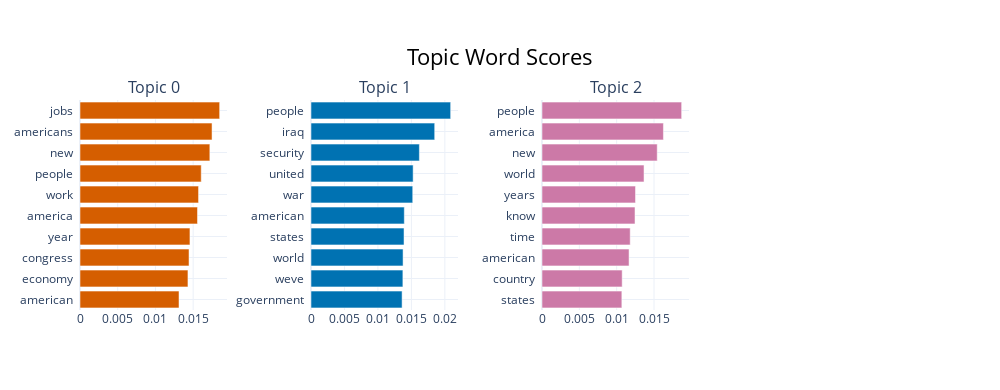

The notebook cell saved with this chart:
### Code cell
topic_model.visualize_barchart(n_words=10, height=300)

### Figure 1 — Plotly figure (JSON) as saved in the notebook; plotly's stock layout.template omitted (floating-point values rounded to 4 significant figures)
{"data": [{"marker": {"color": "#D55E00"}, "orientation": "h", "type": "bar", "x": [0.01312, 0.01431, 0.01445, 0.01457, 0.01557, 0.01571, 0.01607, 0.01721, 0.0175, 0.01851], "xaxis": "x", "y": ["american  ", "economy  ", "congress  ", "year  ", "america  ", "work  ", "people  ", "new  ", "americans  ", "jobs  "], "yaxis": "y"}, {"marker": {"color": "#0072B2"}, "orientation": "h", "type": "bar", "x": [0.01361, 0.01373, 0.01376, 0.0139, 0.01394, 0.0152, 0.01526, 0.01619, 0.01848, 0.02086], "xaxis": "x2", "y": ["government  ", "weve  ", "world  ", "states  ", "american  ", "war  ", "united  ", "security  ", "iraq  ", "people  "], "yaxis": "y2"}, {"marker": {"color": "#CC79A7"}, "orientation": "h", "type": "bar", "x": [0.01069, 0.01074, 0.01166, 0.01181, 0.01246, 0.01252, 0.01366, 0.01543, 0.01626, 0.0187], "xaxis": "x3", "y": ["states  ", "country  ", "american  ", "time  ", "know  ", "years  ", "world  ", "new  ", "america  ", "people  "], "yaxis": "y3"}], "layout": {"annotations": [{"font": {"size": 16}, "showarrow": false, "text": "Topic 0", "x": 0.0875, "xanchor": "center", "xref": "paper", "y": 1, "yanchor": "bottom", "yref": "paper"}, {"font": {"size": 16}, "showarrow": false, "text": "Topic 1", "x": 0.3625, "xanchor": "center", "xref": "paper", "y": 1, "yanchor": "bottom", "yref": "paper"}, {"font": {"size": 16}, "showarrow": false, "text": "Topic 2", "x": 0.6375, "xanchor": "center", "xref": "paper", "y": 1, "yanchor": "bottom", "yref": "paper"}], "height": 390, "hoverlabel": {"bgcolor": "white", "font": {"family": "Rockwell", "size": 16}}, "showlegend": false, "title": {"font": {"color": "Black", "size": 22}, "text": "Topic Word Scores", "x": 0.5, "xanchor": "center", "yanchor": "top"}, "width": 1000, "xaxis": {"anchor": "y", "domain": [0, 0.175], "showgrid": true}, "xaxis2": {"anchor": "y2", "domain": [0.275, 0.45], "showgrid": true}, "xaxis3": {"anchor": "y3", "domain": [0.55, 0.725], "showgrid": true}, "xaxis4": {"anchor": "y4", "domain": [0.825, 1], "showgrid": true}, "yaxis": {"anchor": "x", "domain": [0, 1], "showgrid": true}, "yaxis2": {"anchor": "x2", "domain": [0, 1], "showgrid": true}, "yaxis3": {"anchor": "x3", "domain": [0, 1], "showgrid": true}, "yaxis4": {"anchor": "x4", "domain": [0, 1], "showgrid": true}}}
